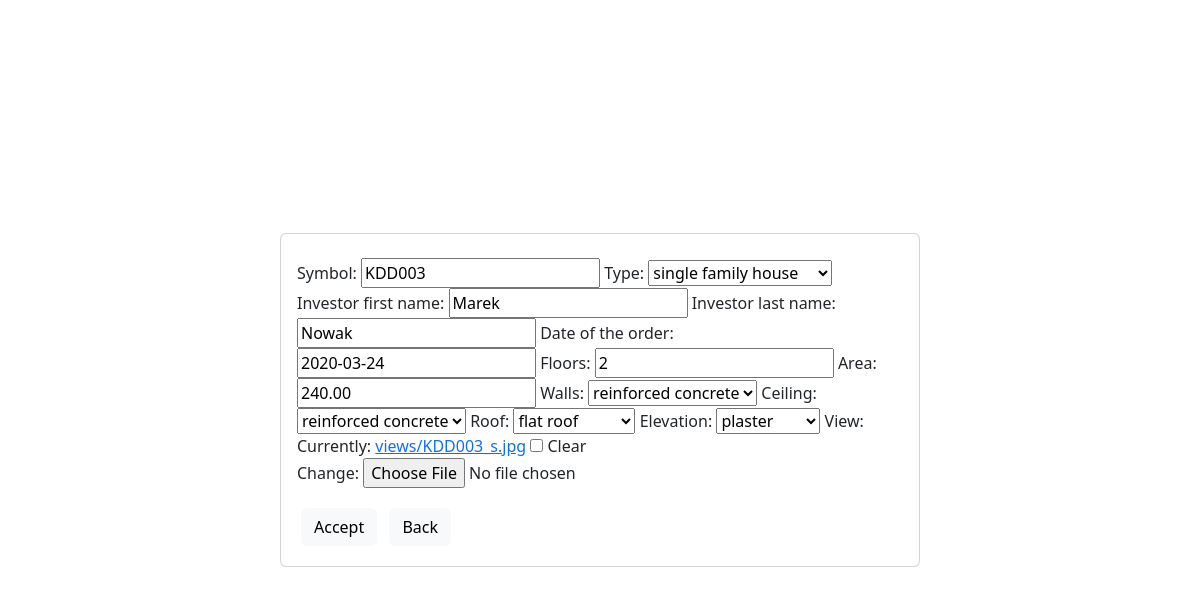
The page /design/edit/4/ (signed in) on the database its author committed.
### buildings_app/models.py (models this page shows, shortened)
class Project(models.Model):
    SFH = 'single family house'
    SDH = 'semi-detached house'
    IN = 'industry'
    RD = 'redecoration'
    OT = 'other type'
    TB = 'timber'
    PL = 'plaster'
    SS = 'steel sheet'
    ST = 'stone'
    FR = 'flat roof'
    OG = 'open gamble'
    HR = 'hipped roof'
    DM = 'dormer'
    RC = 'reinforced concrete'
    WD = 'wood'
    SB = 'steel beams'
    PB = 'prefabricated'
    BW = 'bricks'
    TYPES_BUILDING = [
        (SFH, 'single family house'),
        (SDH, 'semi-detached house'),
        (IN, 'industry'),
        (RD, 'redecoration'),
        (OT, 'other type'),
    ]
    symbol = models.CharField(max_length=6, blank=False, unique=True)               # Each project has unique name
    type = models.CharField(max_length=30, choices=TYPES_BUILDING, default=OT)
    investor_first_name = models.CharField(max_length=30, null=True, blank=True)
    investor_last_name = models.CharField(max_length=30, null=True, blank=True)
    date_of_the_order = models.DateField(null=True, blank=True)
    floors = models.PositiveSmallIntegerField(blank=True, default=0)
    area = models.DecimalField(max_digits=8, decimal_places=2, default=0.00)
    TYPES_WALL = [
        (RC, 'reinforced concrete'),
        (WD, 'wood'),
        (SB, 'steel beams'),
        (PB, 'prefabricated'),
        (BW, 'bricks'),
        (OT, 'other type'),
    ]
    walls = models.CharField(max_length=30, choices=TYPES_WALL, default=OT)
    TYPES_CEILING = [
        (RC, 'reinforced concrete'),
        (WD, 'wood'),
        (SB, 'steel beams'),
        (PB, 'prefabricated'),
        (OT, 'other type'),
    ]
    ceiling = models.CharField(max_length=30, choices=TYPES_CEILING, default=OT)
    TYPES_ROOF = [
        (FR, 'flat roof'),
        (OG, 'open gamble'),
        (HR, 'hipped roof'),
        (DM, 'dormer'),
        (OT, 'other type'),
    ]
    roof = models.CharField(max_length=30, choices=TYPES_ROOF, default=OT)
    TYPES_ELEVATION = [
        (TB, 'timber'),
        (PL, 'plaster'),
        (SS, 'steel sheet'),
        (ST, 'stone'),
        (OT, 'other type'),
    ]
    elevation = models.CharField(max_length=30, choices=TYPES_ELEVATION, default=OT)
    view = models.ImageField(upload_to='views', null=True, blank=True)

### buildings_app/views.py (the view)
# urls.py: path('edit/<int:id>/', edit_building, name="edit_building"),
@login_required
def edit_building(request, id):
    building = get_object_or_404(Project, pk=id)
    form_building = ProjectForm(request.POST or None, request.FILES or None, instance=building)
    if form_building.is_valid():
        form_building.save()
        return redirect(all_objects)
    return render(request, 'building_form.html',
                  {'form': form_building, 'nowy': False})

### buildings_app/forms.py
class ProjectForm(ModelForm):
    class Meta:
        model = Project
        fields=['symbol', 'type', 'investor_first_name', 'investor_last_name', 'date_of_the_order',
                'floors', 'area', 'walls', 'ceiling', 'roof', 'elevation', 'view']

### templates/building_form.html (shortened to what this page needs)
{% extends 'basic.html' %}
{% load bootstrap %}
{% block site %}
<div class="card position-absolute top-50 start-50 translate-middle" style="width: 40rem;">
    <div class="card-body">
        <form method="post" enctype="multipart/form-data">
            {{ form|bootstrap }}
            <button type="submit" class="btn btn-light" style="margin: 4px"> Accept </button>
            <a href="{% url 'all_objects' %}" class="btn btn-light" style="margin: 4px"> Back </a>
        </form>
    </div>
</div>
{% endblock %}

### my_static/global_css.css (style rules this page uses)
body { margin: 100px; }

### rows shown on the page
Project: symbol "KDD003", type "single family house", investor_first_name "Marek", investor_last_name "Nowak", date_of_the_order "2020-03-24", floors "2", area "240.00", walls "reinforced concrete", ceiling "reinforced concrete", roof "flat roof", elevation "plaster"
